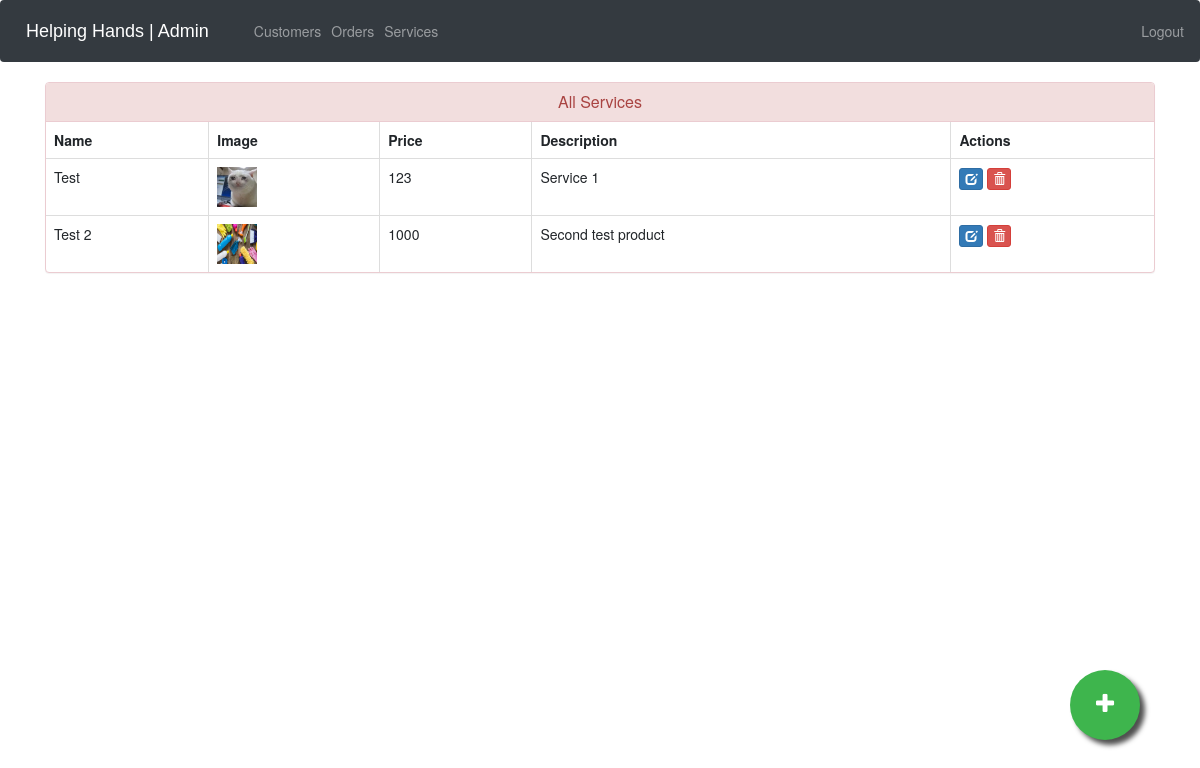
/admin-products (signed in), run on an earlier commit of the app's database.
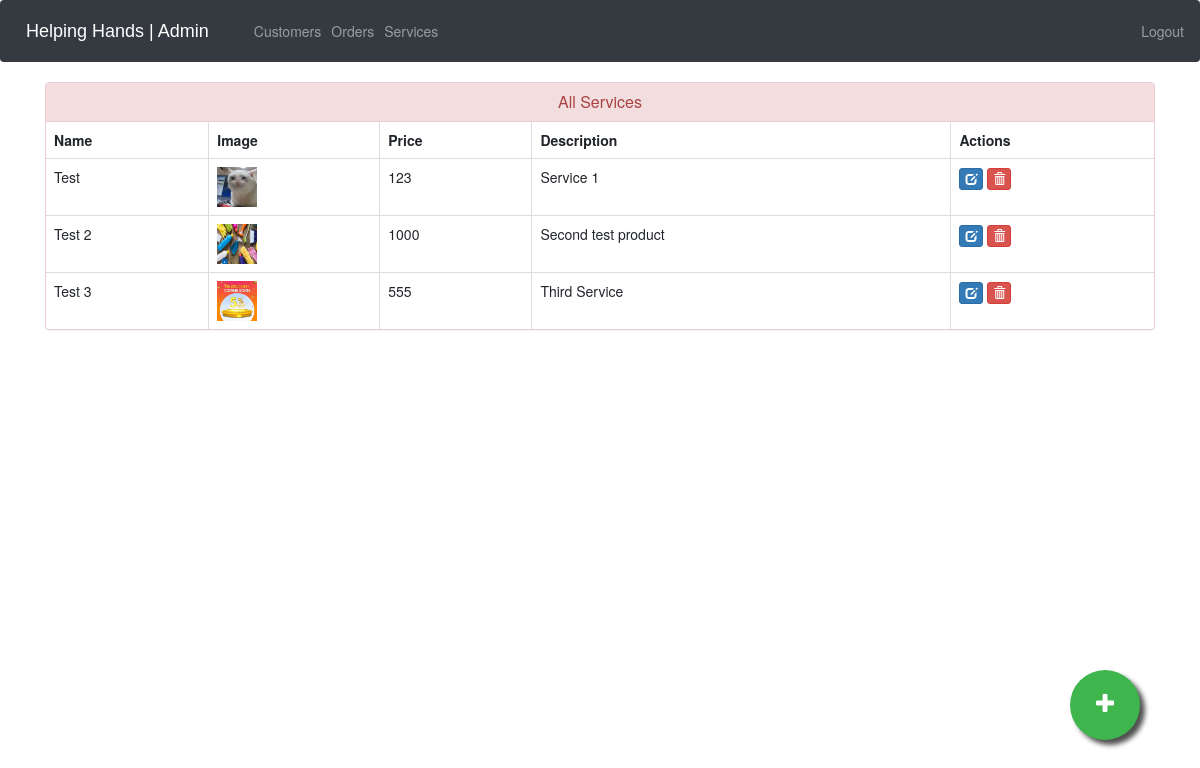
And on a later commit of the database.
### ecom/models.py (models this page shows, shortened)
class Product(models.Model):
    name=models.CharField(max_length=40)
    product_image= models.ImageField(upload_to='product_image/',null=True,blank=True)
    price = models.PositiveIntegerField()
    description=models.CharField(max_length=40)

### ecom/views.py (the view)
# urls.py: path('admin-products', views.admin_products_view,name='admin-products'),
@login_required(login_url='adminlogin')
def admin_products_view(request):
    products=models.Product.objects.all()
    return render(request,'ecom/admin_products.html',{'products':products})

### templates/ecom/admin_products.html (shortened to what this page needs)
{% extends 'ecom/admin_base.html' %}
{% load static %}
{% block content %}
<head>
  <link href="//netdna.bootstrapcdn.com/bootstrap/3.0.0/css/bootstrap.min.css" rel="stylesheet" id="bootstrap-css">
</head>
<div class="container">
  <div class="panel panel-danger">
    <div class="panel-heading">
      <h6 class="panel-title">All Services</h6>
    </div>
    <table class="table table-hover table-bordered" id="dev-table">
      <thead>
        <tr>
          <th>Name</th>
          <th>Image</th>
          <th>Price</th>
          <th>Description</th>
          <th>Actions</th>
        </tr>
      </thead>
      {% for p in products %}
  {% if p %}
      <tr>
        <td> {{p.name}}</td>
        <td> <img src="{% static p.product_image.url %}" alt="Profile Pic" height="40px" width="40px" /></td>
        <td>{{p.price}}</td>
        <td>{{p.description}}</td>
        <td><a class="btn btn-primary btn-xs" href="{% url 'update-product' p.id  %}"><span class="glyphicon glyphicon-edit"></span></a>
          <a class="btn btn-danger btn-xs" href="{% url 'delete-product' p.id  %}"><span class="glyphicon glyphicon-trash"></span></a></td>
      </tr>
      {%else%}
      <br><br><br>
      <h1>No Products!!</h1>
      {% endif %}
      {% endfor %}
    </table>
  </div>
</div>
<a href="/admin-add-product" class="float">
<i class="fa fa-plus my-float"></i>
</a>
{% endblock content %}

What changed in the data, as far as the page shows it:
added Product: name "Test 3", product_image (picture), price "555", description "Third Service"
